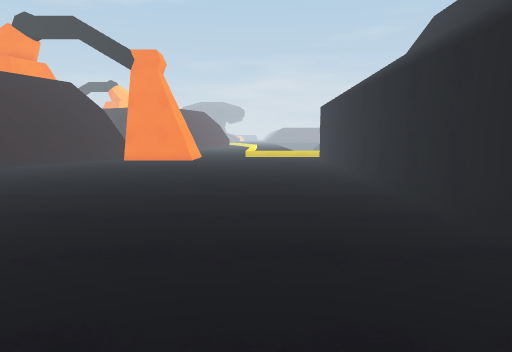
view 1 (above)

22 first-person views from a walk through a scene from a Unity 3-D project. The camera is 1.3 m above the floor, tilts 6° down and sees 70° across. The floor is counted in squares, 1 m on a side. Each view is taken from the middle of a square. On the plan, view 1 faces up. The plan holds only what a view shows up to about 15 squares ahead; the rest is blank. The place goes on beyond the plan.

view 2
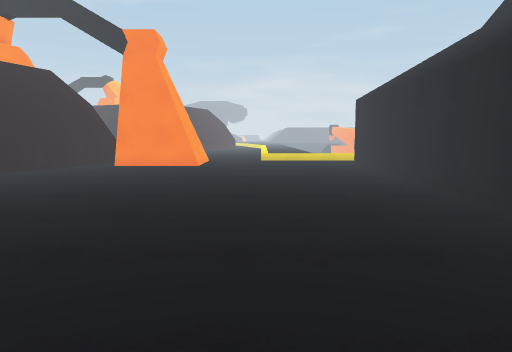

view 3
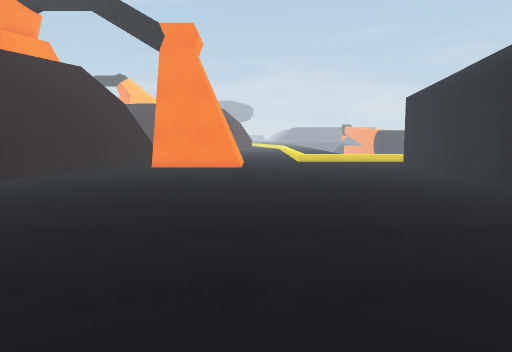

view 4
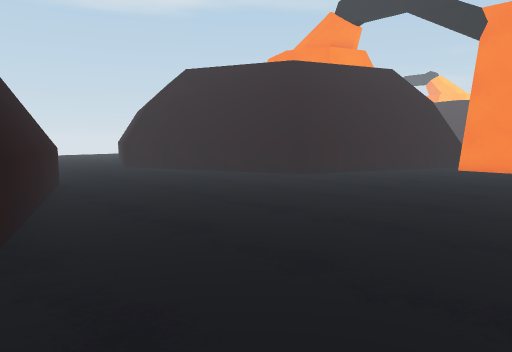

view 5
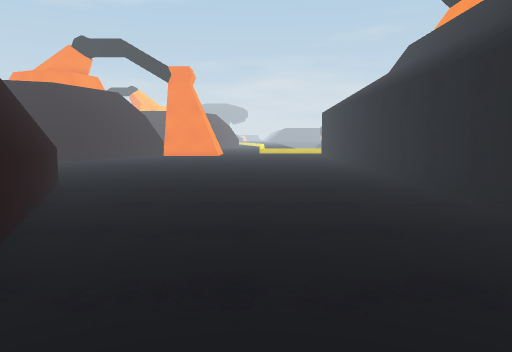

view 6
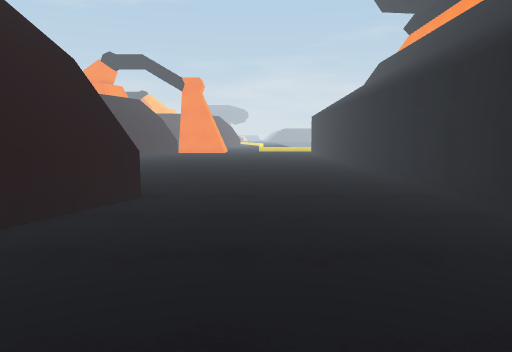

view 7
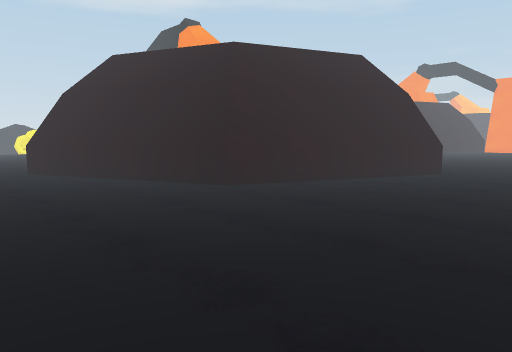

view 8
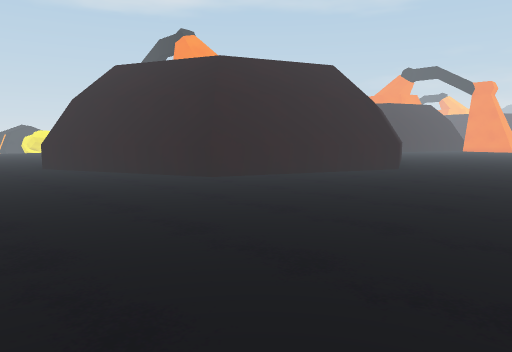

view 9
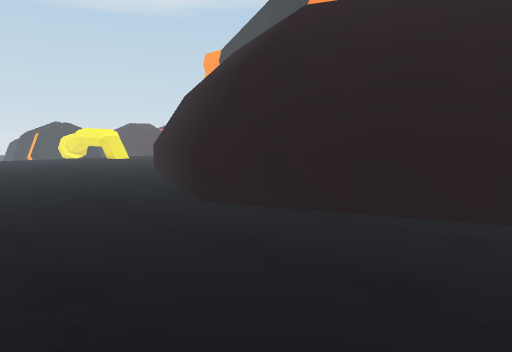

view 10
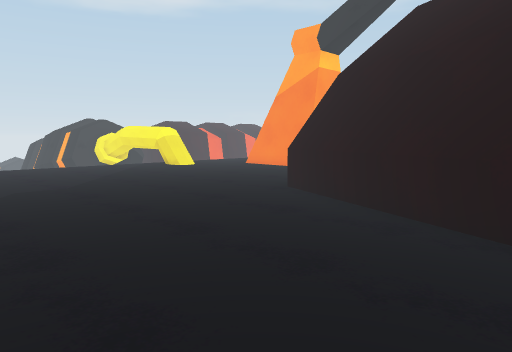

view 11
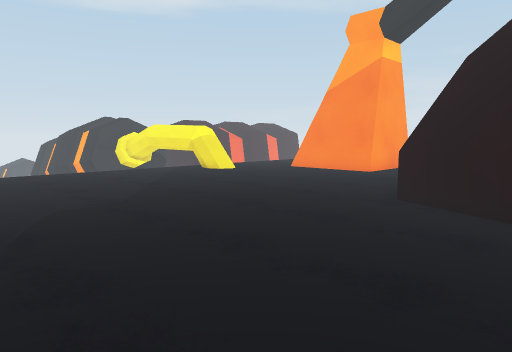

view 12
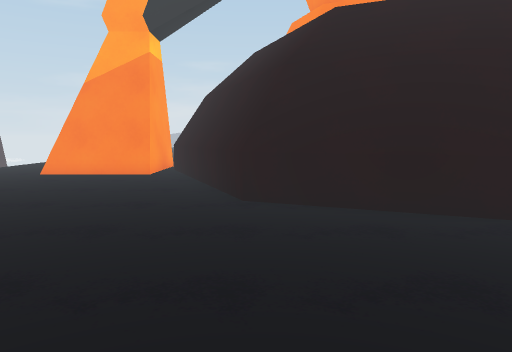

view 13
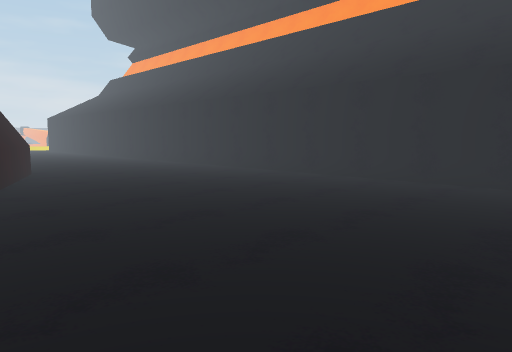

view 14
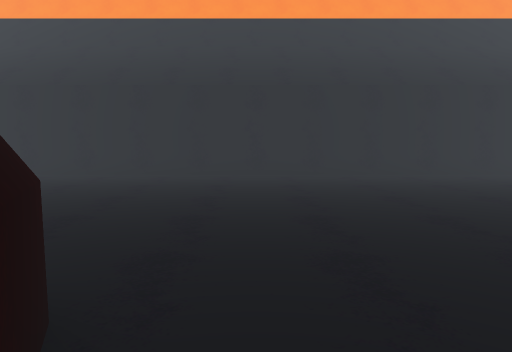

view 15
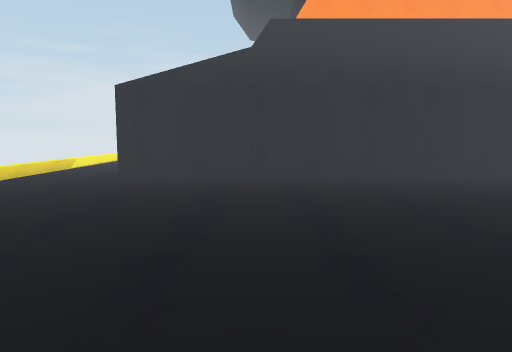

view 16
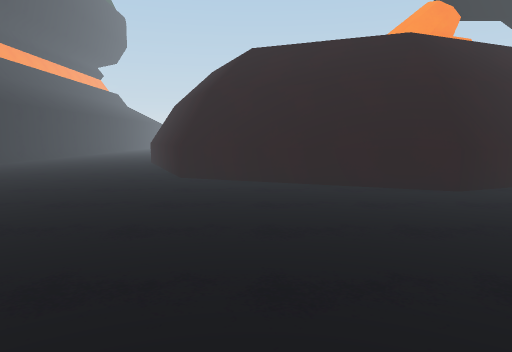

view 17
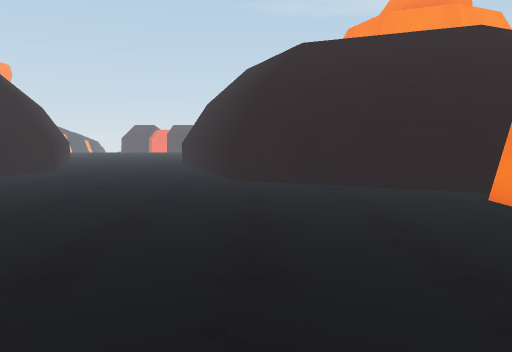

view 18
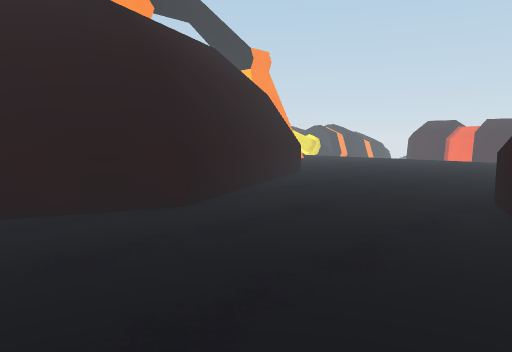

view 19
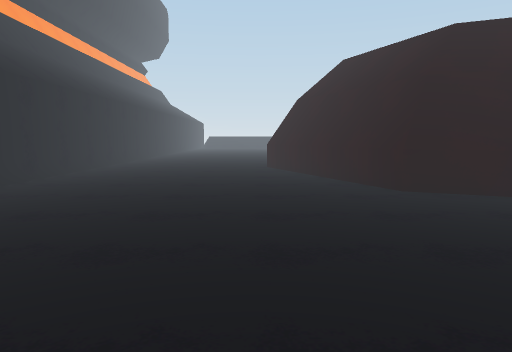

view 20
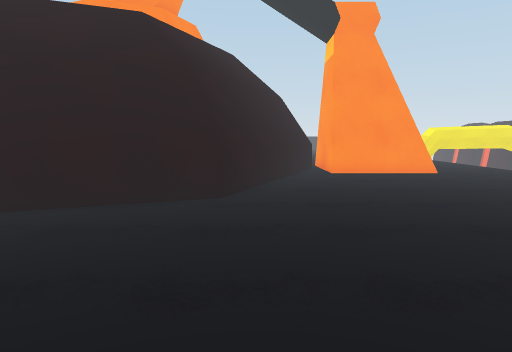

view 21
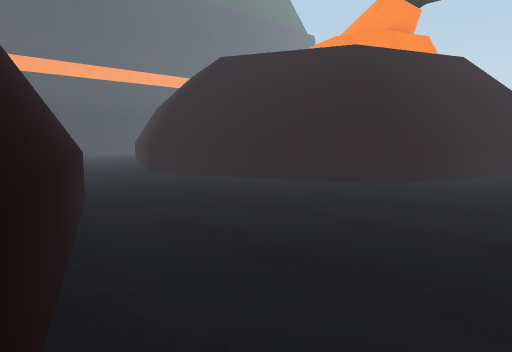

view 22
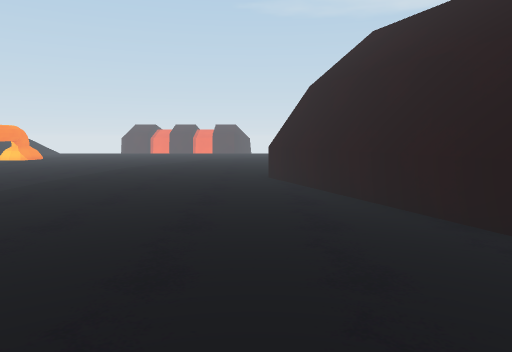

### Floor plan
Points are (right, up) in squares from view 1. A wall is a line through its corners. A room is listed if a view was taken in it or the views show most of it. See-through windows are left out.
Room 1 (views 1, 2, 3, 4, 5, 6, 7, 8, 9, 10, 11, 12, 13, 14, 15, 16, 17, 18, 19, 20, 21, 22)
walls: (-6.7, 5.1) (-4.2, -1.1); (-3.5, -2.1) (-6.5, -9.5) (-13.7, -12.5) (-21.4, -9.3) (-24.3, -2.2) (-21.3, 5.2) (-13.9, 8.2) (-6.6, 5.2) (-4, -1.1); (-3.7, -2.2) (-6.7, -9.2); (-5.9, -6.8) (-6.9, -9.3) (-13.8, -12.2) (-21.1, -9.2) (-24, -2) (-21.2, 4.9) (-13.7, 8) (-6.9, 5.1) (-4.3, -1.1); (-14, 7.8) (-6.7, 4.8); (-6.7, -9.4) (-13.9, -12.4); (-21.1, 5.1) (-13.9, 8); (-18.4, 12.5) (-23.4, 14.6); (-18.4, 12.7) (-22.7, 14.4); (-22.7, 0.7) (-20.9, 4.9); (-8.9, 20.5) (-11, 15.3); (-13.9, -12.6) (-21.3, -9.5); (-9, 20.6) (-11.3, 15.2) (-18.4, 12.3) (-24.4, 14.8); (-9.3, 20.6) (-11.4, 15.5) (-15.8, 13.7); (-24.8, -3.9) (-27.5, -3.9); (3.8, -17.5) (3.8, 20.5); (-27.5, -0.6) (-24.8, -0.6) (-24.8, -3.7) (-27.5, -3.7)

Where each view was taken, in squares from view 1:
view 1: 0 up, 0 right, facing up
view 2: 4 up, 1 left, facing up
view 3: 5 up, 3 left, facing up
view 4: 5 up, 3 left, facing up-left
view 5: 5 down, 1 left, facing up
view 6: 10 down, 1 left, facing up
view 7: 16 down, 1 right, facing up-left
view 8: 17 down, 3 right, facing up-left
view 9: 17 down, 8 left, facing up-left
view 10: 17 down, 15 left, facing up-left
view 11: 17 down, 18 left, facing up-left
view 12: 17 down, 21 left, facing up
view 13: 17 down, 7 left, facing up-right
view 14: 11 down, 9 left, facing right
view 15: 17 up, 9 left, facing right
view 16: 17 up, 9 left, facing down
view 17: 16 up, 0 right, facing left
view 18: 14 up, 10 left, facing down-left
view 19: 14 up, 3 left, facing down
view 20: 13 up, 22 left, facing down
view 21: 15 up, 26 left, facing down-right
view 22: 13 down, 2 left, facing left
